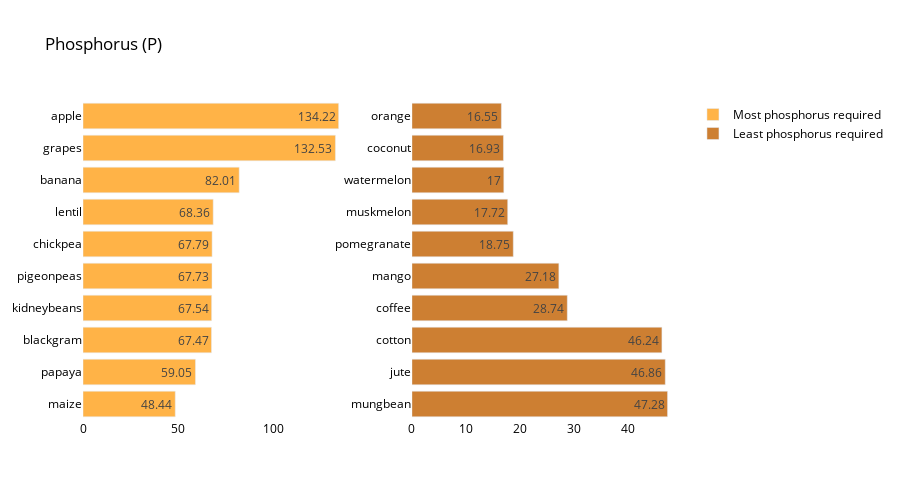

Notebook code cell kept with this figure:
### Markdown cell above
Phosphorus Analysis

### Code cell
crop_summary_P = crop_summary.sort_values(by='P', ascending=False)
  
fig = make_subplots(rows=1, cols=2)

top = {
    'y' : crop_summary_P['P'][0:10].sort_values().index,
    'x' : crop_summary_P['P'][0:10].sort_values()
}

last = {
    'y' : crop_summary_P['P'][-10:].index,
    'x' : crop_summary_P['P'][-10:]
}

fig.add_trace(
    go.Bar(top,
           name="Most phosphorus required",
           marker_color=random.choice(colorarr),
           orientation='h',
          text=top['x']),
    
    row=1, col=1
)

fig.add_trace(
    go.Bar(last,
           name="Least phosphorus required",
           marker_color=random.choice(colorarr),
           orientation='h',
          text=last['x']),
    row=1, col=2
)
fig.update_traces(texttemplate='%{text}', textposition='inside')
fig.update_layout(title_text="Phosphorus (P)",
                  plot_bgcolor='white',
                  font_size=12, 
                  font_color='black',
                 height=500)

fig.update_xaxes(showgrid=False)
fig.update_yaxes(showgrid=False)
fig.show()

### Figure 1 — Plotly figure (JSON) as saved in the notebook; plotly's stock layout.template omitted (floating-point values rounded to 4 significant figures)
{"data": [{"marker": {"color": "#Ffb347"}, "name": "Most phosphorus required", "orientation": "h", "text": [48.44, 59.05, 67.47, 67.54, 67.73, 67.79, 68.36, 82.01, 132.5, 134.2], "textposition": "inside", "texttemplate": "%{text}", "type": "bar", "x": [48.44, 59.05, 67.47, 67.54, 67.73, 67.79, 68.36, 82.01, 132.5, 134.2], "xaxis": "x", "y": ["maize", "papaya", "blackgram", "kidneybeans", "pigeonpeas", "chickpea", "lentil", "banana", "grapes", "apple"], "yaxis": "y"}, {"marker": {"color": "#Cd7f32"}, "name": "Least phosphorus required", "orientation": "h", "text": [47.28, 46.86, 46.24, 28.74, 27.18, 18.75, 17.72, 17, 16.93, 16.55], "textposition": "inside", "texttemplate": "%{text}", "type": "bar", "x": [47.28, 46.86, 46.24, 28.74, 27.18, 18.75, 17.72, 17, 16.93, 16.55], "xaxis": "x2", "y": ["mungbean", "jute", "cotton", "coffee", "mango", "pomegranate", "muskmelon", "watermelon", "coconut", "orange"], "yaxis": "y2"}], "layout": {"font": {"color": "black", "size": 12}, "height": 500, "plot_bgcolor": "white", "title": {"text": "Phosphorus (P)"}, "xaxis": {"anchor": "y", "domain": [0, 0.45], "showgrid": false}, "xaxis2": {"anchor": "y2", "domain": [0.55, 1], "showgrid": false}, "yaxis": {"anchor": "x", "domain": [0, 1], "showgrid": false}, "yaxis2": {"anchor": "x2", "domain": [0, 1], "showgrid": false}}}
